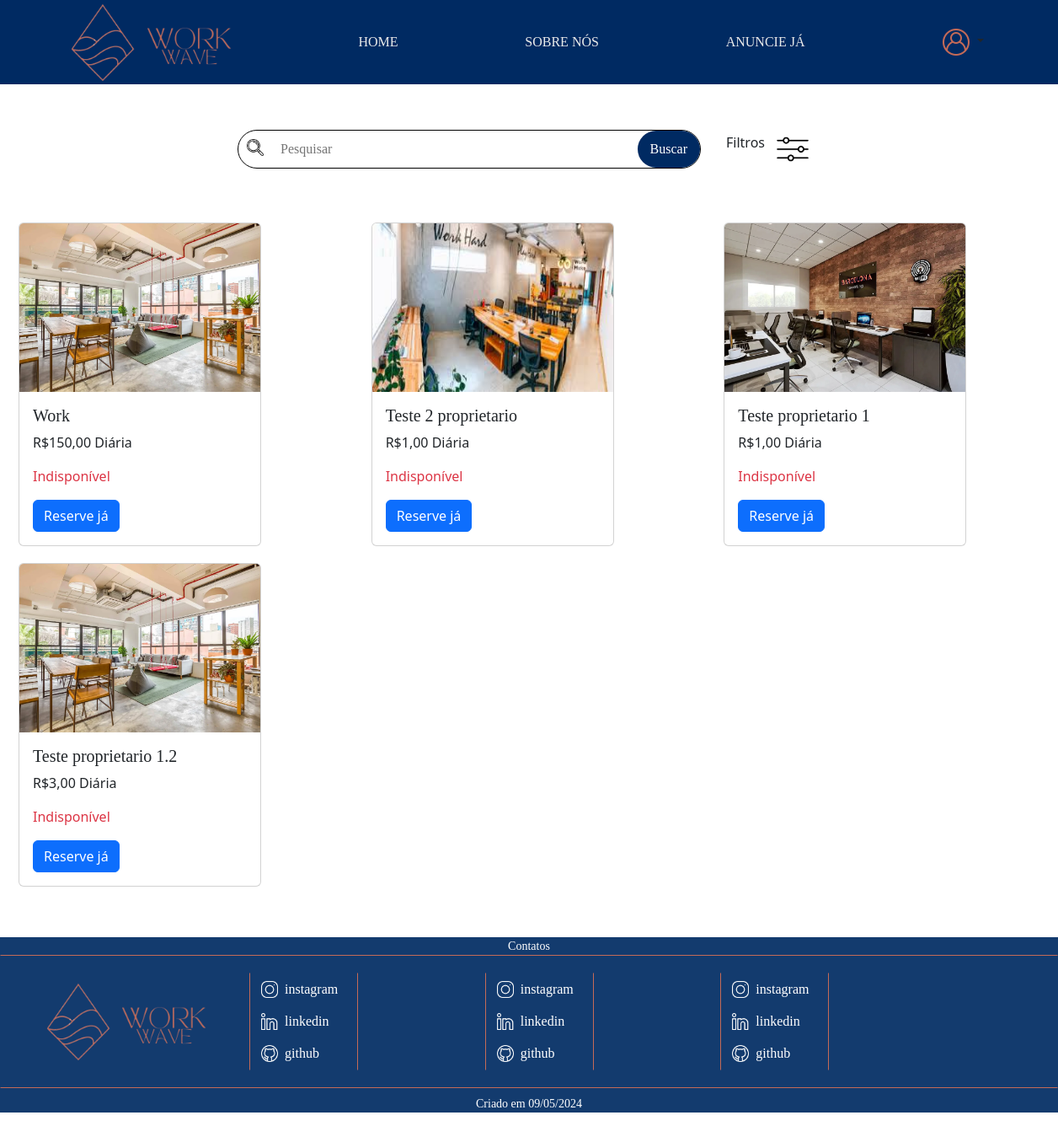
/index.php (signed in), run on the app's committed database.
### tables this page shows
CREATE TABLE `espacodados` (
  `EspId` int(11) NOT NULL,
  `EspNome` varchar(255) NOT NULL,
  `EspEndereco` varchar(255) NOT NULL,
  `EspDescricao` text NOT NULL,
  `EspCapacidade` int(11) NOT NULL,
  `EspDisponibilidade` tinyint(1) DEFAULT NULL,
  `EspDataCadastro` date NOT NULL,
  `ProId` int(11) NOT NULL,
  `EspImg` varchar(255) DEFAULT NULL,
  `EspPreco` decimal(10,2) DEFAULT NULL
);

### index.php (the view, shortened to what this page needs)
<!DOCTYPE html>
<html lang="en">
<head>
    <link href="https://cdn.jsdelivr.net/npm/bootstrap@5.3.3/dist/css/bootstrap.min.css" rel="stylesheet">
    <link rel="stylesheet" href="css/Style.css">
    <link rel="stylesheet" href="css/home.css">
</head>
<body>
<header>
        <div class="logo">
            <img src="img/WorkWave-removebg-preview (1).png" alt="" width="95px" height="95px">
            <img src="img/WorkWave__2_-removebg-preview.png" alt="" width="100px" height="100px">
        </div>
            <a href="index.php" class="underline">HOME</a>
            <a href="SobreNos.php" class="underline">SOBRE NÓS</a>
            <a href="AnuncieJa.php" class="underline">ANUNCIE JÁ</a>
            <?php
                if (!isset($_SESSION['usuario_validado']) || $_SESSION['usuario_validado'] == false) {
            ?>
                    <div class="dropdown">
                        <a class="btn dropdown-toggle" href="#" role="button" data-bs-toggle="dropdown" aria-expanded="false">
                            <img src="img/user-logo.png" alt="">
                        </a>
                        <ul class="dropdown-menu">
                            <li><a class="dropdown-item" href="login.php">Fazer Login</a></li>
                        </ul>
                    </div>
            <?php
                } else {
            ?>
                    <div class="dropdown">
                        <a class="btn dropdown-toggle" href="#" role="button" data-bs-toggle="dropdown" aria-expanded="false">
                            <img src="img/user-logo.png" alt="">
                        </a>
                    </div>
            <?php
                };
            ?>
    </header>
    <div class="conteudo">
        <div class="barra-de-pesquisa">
            <div class="pesquisa">
                <img src="img/lupa.png" alt="lupa" width="40px" height="40px" class = "lupa-pesquisa">
                <input type="text" name="busca" placeholder = "Pesquisar">
                <button type="submit">Buscar</button>
            </div>
            <div class="filtro">
                <p>Filtros</p>
                <button type="button" class="btn btn-link" data-bs-toggle="modal" data-bs-target="#exampleModal">
                    <img src="img/filtro.png" alt="filtros" width="40px" height="40px">
                </button>
            </div>
        </div>
        <div class="postagens">
        <?php
            try {
                $conexao = new PDO("mysql:host=localhost; dbname=workwave", "root", "");
                $conexao->setAttribute(PDO::ATTR_ERRMODE, PDO::ERRMODE_EXCEPTION);
            } catch (PDOException $erro) {
                echo "Erro na conexão:" . $erro->getMessage();
            }
            $query = "SELECT EspId, EspNome, EspCapacidade, EspDisponibilidade, EspImg, EspPreco FROM EspacoDados";
            $stmt = $conexao->query($query);
            $anuncios = $stmt->fetchAll();
        ?>
        <div class="row">
            <?php foreach ($anuncios as $anuncio): ?>
                <div class="col-md-4">
                    <div class="card" style="width: 18rem;">
                        <img src="img/<?php echo htmlspecialchars($anuncio['EspImg']); ?>" class="card-img-top" alt="Imagem de <?php echo htmlspecialchars($anuncio['EspNome']); ?>" height="200px">
                        <div class="card-body">
                            <h5 class="card-title"><?php echo htmlspecialchars($anuncio['EspNome']); ?></h5>
                            <p class="card-text">R$<?php echo number_format($anuncio['EspPreco'], 2, ',', '.'); ?> Diária</p>
                            <p class="card-text text-<?php echo $anuncio['EspDisponibilidade'] ? 'success' : 'danger'; ?>">
                                <?php echo $anuncio['EspDisponibilidade'] ? 'Disponível' : 'Indisponível'; ?>
                            </p>
                            <a href="#" class="btn btn-primary">Reserve já</a>
                        </div>
                    </div>
                </div>
            <?php endforeach; ?>
        </div>
        </div>
    </div>
    <footer class="rodape" id="contato">
        <div class="contato">
            <p>Contatos</p>
        </div>
        <div class="Borda">
            <div class="rodape-div">
                <div class="logo-2">
                    <img src="img/WorkWave-removebg-preview (1).png" alt="" width="95px" height="95px">
                    <img src="img/WorkWave__2_-removebg-preview.png" alt="" width="100px" height="100px">
                </div>
                <div class="Social">
                    <div class="Media">
                    <a class="btn" href="#">
                        <img src="img/instagram.png" alt="" width="20" height="20">
                        <p>instagram</p>
                    </a>
                    <a class="btn" href="#">
                        <img src="img/linkedin.png" alt="" width="20" height="20">
                        <p>linkedin</p>
                    </a>
                    <a class="btn" href="#" >
                        <img src="img/github.png" alt="" width="20" height="20">
                        <p>github</p>
                    </a>
                    </div>
                </div>
                <div class="Social">
                    <div class="Media">
                    <a class="btn" href="#">
                        <img src="img/instagram.png" alt="" width="20" height="20">
                        <p>instagram</p>
                    </a>
                    <a class="btn" href="#">
                        <img src="img/linkedin.png" alt="" width="20" height="20">
                        <p>linkedin</p>
                    </a>
                    <a class="btn" href="#" >
                        <img src="img/github.png" alt="" width="20" height="20">
                        <p>github</p>
                    </a>
                    </div>
                </div>
                <div class="Social">
                    <div class="Media">
                    <a class="btn" href="#">
                        <img src="img/instagram.png" alt="" width="20" height="20">
                        <p>instagram</p>
                    </a>
                    <a class="btn" href="#">
                        <img src="img/linkedin.png" alt="" width="20" height="20">
                        <p>linkedin</p>
                    </a>
                    <a class="btn" href="#" >
                        <img src="img/github.png" alt="" width="20" height="20">
                        <p>github</p>
                    </a>
                    </div>
                </div>
            </div>
        </div>
        <div class="data">
            <p>Criado em 09/05/2024</p>
        </div>
    </footer>
</body>
</html>

### css/Style.css (style rules this page uses)
header { background-color: #002a62; display: flex; flex-direction: row; justify-content: space-around; align-items: center; }
a { text-decoration: none; color: white; font-family: 'Times New Roman', Times, serif; }
.underline { position: relative; text-decoration: none; color: #EAEAEA; transition: color 0.3s ease; }
.underline::after { content: ''; position: absolute; bottom: -12px; left: -25%; width: 150%; height: 2px; background-color: #EAEAEA; transform: scaleX(0); transition: transform 0.3s ease; }
.rodape { text-align: center; background-color: #133b6e; color: white; height: auto; width: 100%; font-size: 14px; font-family: helvetica; justify-content: center; align-items: center; flex-direction: row; }
.rodape p, .pesquisa p { font-family: 'Times New Roman', Times, serif; }
.Borda { border: 1px solid #c46a57; border-right-color: #133b6e; border-left-color: #133b6e; }
.rodape-div { display: flex; align-items: center; justify-content: space-around; width: 90%; padding: 20px; margin-right: 200px; }
.Social { display: flex; width: calc(33.33% - 234px); margin-right: 100px; border: 1px solid #c46a57; border-bottom-color: #133b6e; border-top-color: #133b6e; flex-direction: row; }
.Media { display: flex; flex-direction: column; }
.Media .btn { display: flex; align-items: center; }
.Media img { margin-right: 8px; }
.Media p { color: white; margin: 0; }
.contato p { margin: 0; background-color: #133b6e; }
.data { margin-top: 8px; background-color: #133b6e; }

### css/home.css (style rules this page uses)
.pesquisa { display: flex; width: 550px; margin: 20px auto; border: 1px solid black; border-radius: 90px; margin: 50px 30px 0 300px; font-family: 'Times New Roman', Times, serif; }
.pesquisa input[type="text"] { flex: 1; padding: 10px; border: 1px solid #ccc; border-radius: 5px 0 0 5px; border: none; }
.pesquisa button[type="submit"] { padding: 10px 15px; border: none; background-color: #002a62; color: white; cursor: pointer; border-radius: 90px; transition: background-color 0.3s ease; }
.pesquisa img.lupa-pesquisa { padding: 10px; }
.barra-de-pesquisa { display: flex; justify-content: center; align-items: center; margin: 0 0 50px 0; }
.filtro { display: flex; flex-direction: row; justify-content: center; align-items: center; margin: 50px 300px 0 0; text-align: center; }
.conteudo { display: flex; justify-content: center; align-items: center; flex-direction: column; }
.postagens { display: flex; justify-content: center; flex-wrap: wrap; max-width: 1232px; }
.card { margin: 10px; }
h5, button { font-family: 'Times New Roman', Times, serif; margin: 0; }
.rodape { margin-top: 50px; }

### data on the page
espacodados: EspImg (picture), EspNome "Work", EspPreco "150,00", shows "Indisponível"
espacodados: EspImg (picture), EspNome "Teste 2 proprietario", EspPreco "1,00", shows "Indisponível"
espacodados: EspImg (picture), EspNome "Teste proprietario 1", EspPreco "1,00", shows "Indisponível"
espacodados: EspImg (picture), EspNome "Teste proprietario 1.2", EspPreco "3,00", shows "Indisponível"
